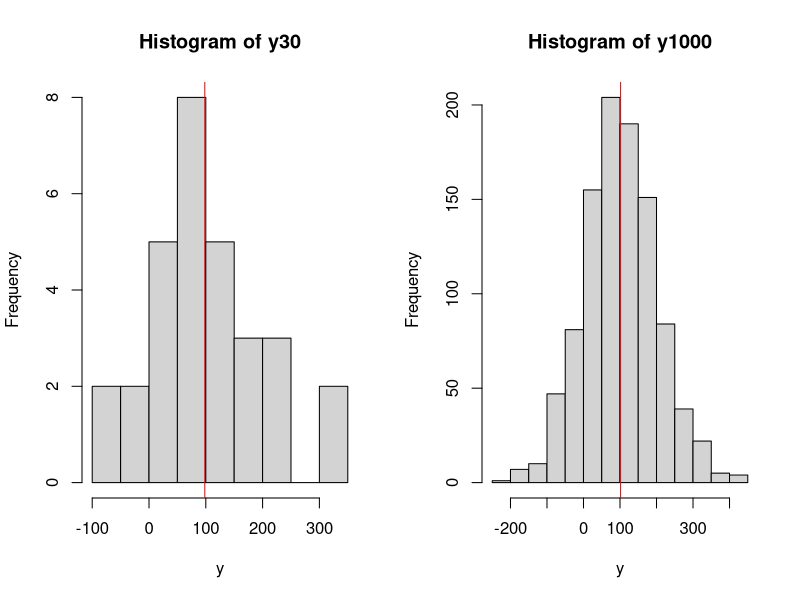

Write the R code that produced this figure. (Note: this script raises an error after producing the figure.)
## ---- chunk 1
obs <- 10000
# Generate data from normal distribution
y <- rnorm(obs,100,100)
# Create sub-samples of 50 and 100 observations
y30 <- sample(y, 30)
y1000 <- sample(y, 1000)
par(mfcol=c(1,2))
hist(y30, xlab="y")
abline(v=mean(y30), col="red")
hist(y1000, xlab="y")
abline(v=mean(y1000), col="red")
## ---- chunk 2
knitr::include_graphics("images/02-statistics-LLN.png")
## ---- chunk 3
nIterations <- 1000
yMean <- vector("numeric",nIterations)
for(i in 1:nIterations){
    yMean[i] <- mean(sample(y,1000))
}
hist(yMean, xlab="Sample mean", main="")
## ---- chunk 4
mu <- 100
sigma <- 10
nIterations <- 1000
# Generate data from normal distribution, 10,000 observations
y <- rnorm(10000,mu,sigma)
# This is the function, which will calculate the two variances
varFunction <- function(y){
   return(c(var(y), mean((y-mean(y))^2)))
}
# Calculate biased and unbiased variances for the sample of 30 observations,
# repeat nIterations times
varValues <- replicate(nIterations, varFunction(sample(y,30)))
## ---- chunk 5
par(mfcol=c(1,2))
# Histogram of the biased estimate
hist(varValues[2,], xlab="V(y)", ylab="y", main="Biased estimate of V(y)")
abline(v=mean(varValues[2,]), col="red")
legend("topright",legend=TeX(paste0("E$\\left(V(y)\\right)$=",round(mean(varValues[2,]),2))),lwd=1,col="red")

# Histogram of unbiased estimate
hist(varValues[1,], xlab="V(y)", ylab="y", main="Unbiased estimate of V(y)")
abline(v=mean(varValues[1,]), col="red")
legend("topright",legend=TeX(paste0("E$\\left(V(y)\\right)$=",round(mean(varValues[1,]),2))),lwd=1,col="red")

## ---- chunk 6
knitr::include_graphics("images/02-statistics-efficiency.png")
## ---- chunk 7
knitr::include_graphics("images/02-statistics-consistency.png")
